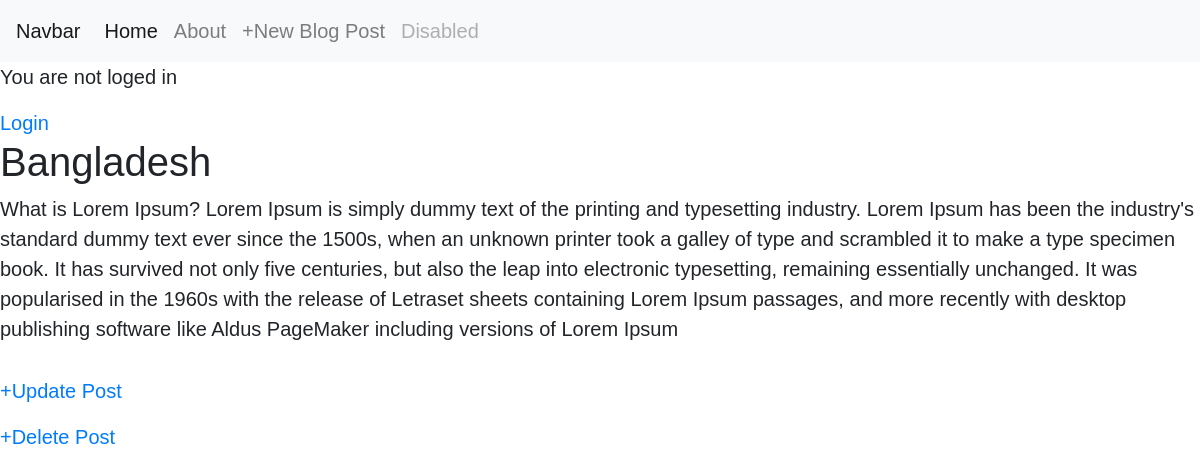
The app's page /post/1/ with its own data.
### blog/models.py (models this page shows, shortened)
class Post(models.Model):
    title = models.CharField(max_length=200)
    author = models.ForeignKey('auth.user',on_delete=models.CASCADE)
    body =  models.TextField()

### blog/views.py (the view)
# urls.py: path('post/<int:pk>/',Detail.as_view(),name='detail_view'),
class Detail(DetailView):
    template_name = 'detail_view.html'
    model = Post

### blog/templates/detail_view.html
{% extends 'base.html' %}
{% block content %}
<div  class="post-entry">
    <h1> {{object.title}} </h1>
    <p> {{object.body}} </p>
</div>
<p><a href="{% url 'update' post.pk %}">+Update Post</a></p>
<p><a href="{% url 'delete' post.pk %}">+Delete Post</a></p>
{% endblock %}

### static/css/base.css (style rules this page uses)
body { font-family: 'Source Sans Pro', sans-serif; font-size: 20px; }
.post-entry { margin-bottom: 2rem; }
.post-entry p { margin: 0; font-weight: 400; }

### records on screen
Post: title "Bangladesh", body "What is Lorem Ipsum? Lorem Ipsum is simply dummy text of the printing and typesetting industry. Lorem Ipsum has been the industry's standard dummy text ever since the 1500s, when an unknown printer took a galley of type and scrambled it to make a type specimen book. It has survived not only five centuries, but also the leap into electronic typesetting, remaining essentially unchanged. It was popularised in the 1960s with the release of Letraset sheets containing Lorem Ipsum passages, and more recently with desktop publishing software like Aldus PageMaker including versions of Lorem Ipsum"
